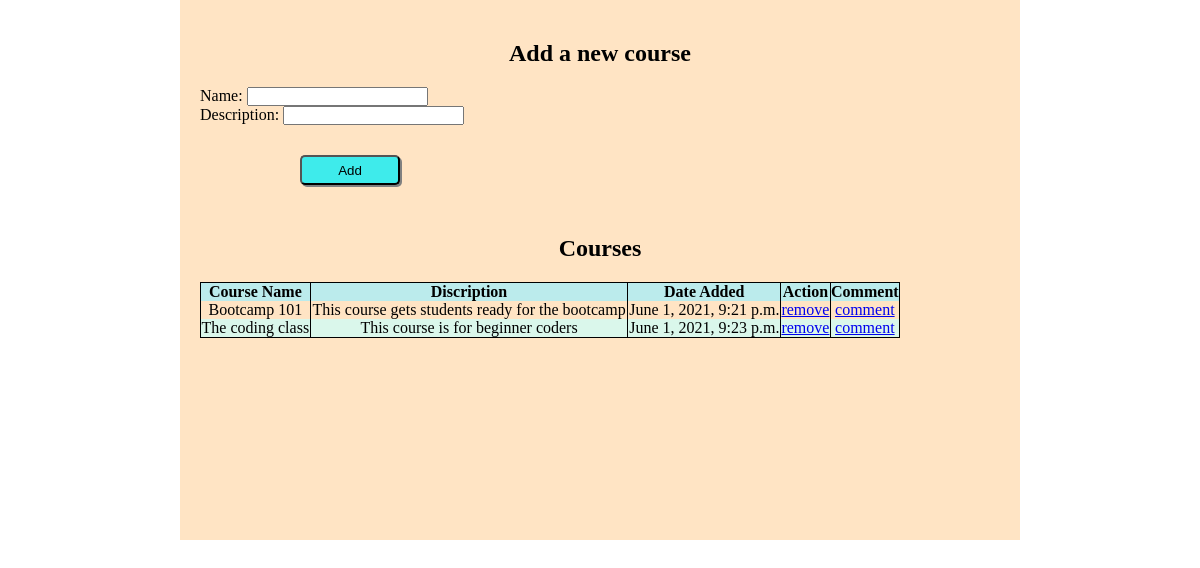
The page / on the database its author committed.
### courses_app/models.py (models this page shows)
class Course(models.Model):
    cor_name= models.CharField(max_length=100)
    description= models.OneToOneField(Description, related_name="course", on_delete=models.CASCADE)
    created_at= models.DateTimeField(auto_now_add=True)
    updated_at= models.DateTimeField(auto_now=True)
    objects= CourseManager()

class Description(models.Model):
    description= models.TextField()
    created_at= models.DateTimeField(auto_now_add=True)
    updated_at= models.DateTimeField(auto_now=True)

### courses_app/views.py (the view)
# urls.py: path('', views.index),
def index(request):
    context= {
        'all_courses': Course.objects.all()
    }
    return render(request, 'index.html', context)

### courses_app/templates/index.html (shortened to what this page needs)
<!DOCTYPE html>
<html lang="en">
    <head>
        {% load static %}
        <link rel="stylesheet" href="{% static 'style1.css' %}">
    </head>
    <body>
        <div class="container">
            <h2>Add a new course</h2>
            <form action="/add_course" method="POST">
                <label for="">Name:</label>
                <input type="text" name="name"><br>
                <label for="">Description:</label>
                <input type="text" name="des"><br>
                <input type="submit" id="button" value="Add">
            </form>
            <h2>Courses</h2>
            <table>
                <thead>
                <tr>
                    <th>Course Name</th>
                    <th>Discription</th>
                    <th>Date Added</th>
                    <th>Action</th>
                    <th>Comment</th>
                </tr>
                </thead>
                <tbody>
                    {% for course in all_courses %}
                        <tr>
                            <td>{{course.cor_name}}</td>
                            <td>{{course.description.description}}</td>
                            <td>{{course.created_at}}</td>
                            <td><a href="/courses/destroy/{{course.id}}">remove</a></td>
                            <td><a href="/comments/{{course.id}}">comment</a></td>
                        </tr>
                    {% endfor %}
                </tbody>
            </table>
        </div>
    </body>
</html>

### courses_app/static/style1.css (style rules this page uses)
* { padding: 0px; margin: 0px; }
.container { width: 800px; height: 500px; background-color: bisque; margin: auto; padding: 20px; }
h2 { padding: 20px; text-align: center; }
table { border: 1px black solid; width: 700px; border-collapse: collapse; margin-bottom: 30px; }
th, td { border-right: solid black 1px; text-align: center; }
tr:nth-child(even) { background-color: #daf7eb; }
th { background-color: #bbebec }
#button { width: 100px; height: 30px; background-color: rgb(62, 235, 235); border-radius: 5px; margin: 30px 100px; box-shadow: 2px 2px gray; }

### rows shown on the page
Course: cor_name "Bootcamp 101", description.description "This course gets students ready for the bootcamp", created_at "June 1, 2021, 9:21 p.m."
Course: cor_name "The coding class", description.description "This course is for beginner coders", created_at "June 1, 2021, 9:23 p.m."
